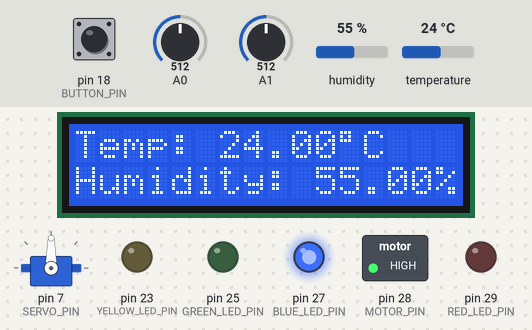
A sketch run on a simulated Arduino Mega 2560, built with avr-gcc and run on an emulated ATmega2560. Parts: 16×2 character LCD, servo, switched loads named in the sketch (green lamp = pin HIGH), output pins drawn as LEDs (lit = HIGH). The inputs (shaded band) are chosen by the test bench; at power-on: A0 = 512, pin 18 (BUTTON_PIN) HIGH, A1 = 512, humidity 55 %, temperature 24 °C. The local clock reads 2024-03-15 10:24:30 at power-on unless the sketch sets it; what the sketch prints to the serial monitor is not drawn.

Above: at 1.2 s.
1.3 s: A0 set to 161
2.8 s: A0 set to 135
At 3.2 s:
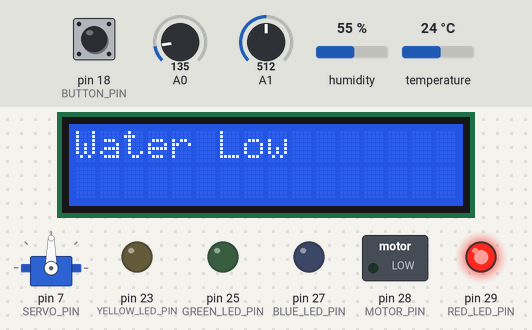
4.3 s: pin 18 (BUTTON_PIN) pulled LOW for 0.15 s
At 5.5 s:
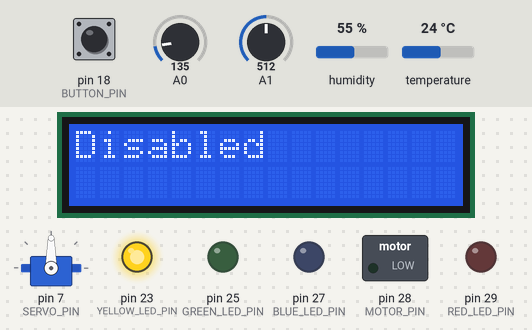
5.9 s: A1 set to 716
At 7.1 s:
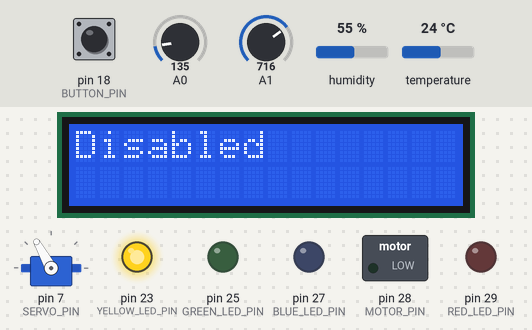
7.4 s: A1 set to 992
At 7.8 s:
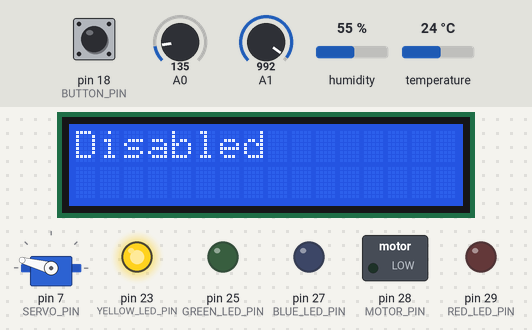
8.9 s: pin 18 (BUTTON_PIN) pulled LOW for 1 s
At 10.3 s:
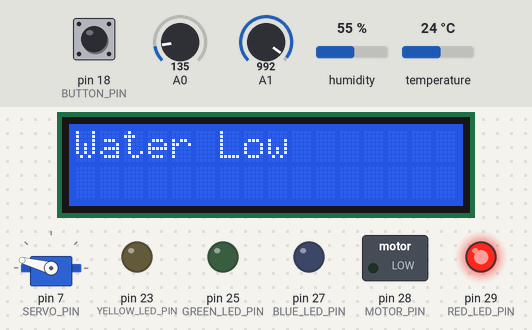
Timing chart, 0 to 11.9 s (numbered marks = the images above; inputs shaded):
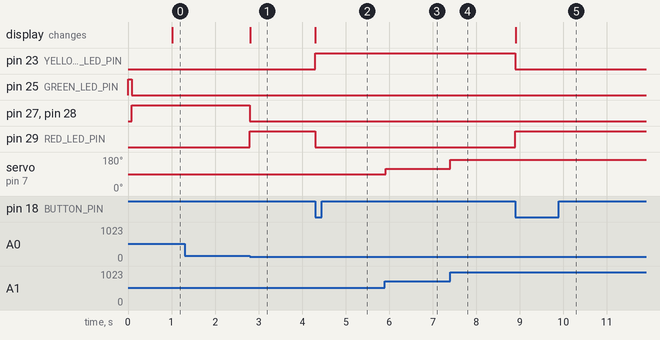

Measured:
- the behaviour switches between 150 and 149 on A0 (found by bisection; images 0 and 1)
- after the input at 1.3 s, every drawn part: stays the same
- after the input at 2.8 s, pin 27 (BLUE_LED_PIN), pin 28 (MOTOR_PIN): HIGH → LOW at once; pin 29 (RED_LED_PIN): LOW → HIGH at once; the display: changes at once (image 1)
- after the input at 4.3 s, pin 23 (YELLOW_LED_PIN): LOW → HIGH at once; pin 29 (RED_LED_PIN): HIGH → LOW at once; the display: changes at once (image 2)
- after the input at 5.9 s, servo on pin 7 (SERVO_PIN): 90° → 119° at once
- after the input at 7.4 s, servo on pin 7 (SERVO_PIN): 119° → 165° at once
- after the input at 8.9 s, pin 23 (YELLOW_LED_PIN): HIGH → LOW at once; pin 29 (RED_LED_PIN): LOW → HIGH at once; the display: changes at once (image 5)

The sketch:

CPE301_Project.ino
```cpp
#include <Wire.h>
#include "RTClib.h"
#include <LiquidCrystal.h>
#include <DHT.h>
#include <Servo.h>

#define DECL_REG_U8(name, addr) volatile unsigned char *name = (volatile unsigned char *)addr;
#define DECL_REG_U16(name, addr) volatile unsigned int *name = (volatile unsigned int *)addr;

class SwampCooler;
class StateInterface;
class DisabledState;
class IdleState;
class RunningState;
class ErrorState;

int getWaterLevel();
int getTemperature();
int getHumidity();

void disableAll();
void setDisabledOutputs();
void setIdleOutputs();
void setRunningOutputs();
void setErrorOutputs();
void updateLCDStats();
void printRTCTime();
void adcInit();
unsigned int adcRead(unsigned char adc_channel_num);

///PORTA Registers
volatile unsigned char *porta = (unsigned char *)0x22;
volatile unsigned char *pina = (unsigned char *)0x20;
volatile unsigned char *ddra = (unsigned char *)0x21;

///Position of LEDs and motor on PORTA
const unsigned char PORTA_YELLOW = 1;
const unsigned char PORTA_GREEN = 3;
const unsigned char PORTA_BLUE = 5;
const unsigned char PORTA_MOTOR = 6;
const unsigned char PORTA_RED = 7;

///Analog read registers
DECL_REG_U8(myADCSRA, 0x7A);
DECL_REG_U8(myADCSRB, 0x7B);
DECL_REG_U8(myADMUX, 0x7C);
DECL_REG_U8(myDIDR0, 0x7E);
DECL_REG_U8(myADCL, 0x78);
DECL_REG_U8(myADCH, 0x79);

// interrupt registers
DECL_REG_U8(myEIMSK, 0x3D);
DECL_REG_U8(myEICRA, 0x69);

// Button registers
DECL_REG_U8(myDDRD, 0x2A);
DECL_REG_U8(myPORTD, 0x2B);

/// The pin for the water sensor
const unsigned char WATER_SENSOR_PIN = 0;

/// The pin for the disable button
const unsigned char BUTTON_PIN = 18;

/// The pin for the dht sensor
const unsigned char DHT_PIN = 19;

/// The pin for the servo
const unsigned char SERVO_PIN = 7;

/// The yellow led pin
const unsigned char YELLOW_LED_PIN = 23;
/// The green led pin
const unsigned char GREEN_LED_PIN = 25;
/// The blue led pin
const unsigned char BLUE_LED_PIN = 27;
/// The red led pin
const unsigned char RED_LED_PIN = 29;

/// The motor pin
const unsigned char MOTOR_PIN = 28;

/// The time between lcd updates in ms. The DHT sensor only updates around 1Hz. The LCD also cannot display constantly.
const unsigned long LCD_UPDATE_INTERVAL = 1000;

/// The time between servo updates in ms.
const unsigned long SERVO_UPDATE_INTERVAL = 50;

/// The low water analog reading limit
int lowWaterThreshold = 150;

/// The upper limit on the temperature, in degrees Celcius
float tempHighThreshold = 23.0;

/// The lower limit on the temperature, in degrees Celcius
float tempLowThreshold = 19.0;

/// The lcd display for DHT sensor readings
LiquidCrystal lcd(12, 11, 5, 4, 3, 2);

/// The DHT Temperature and Humidity sensor
DHT dht(DHT_PIN, DHT11);

/// Real time clock module
RTC_DS1307 rtc;

/// The current Date and Time
DateTime now;

/// The servo for vent control
Servo servo;

/// Holds latest water level
unsigned int waterLevel = 0;

/// The current servo angle.
unsigned int servoAngle = 90;

/// Holds latest temperature reading. Is Nan before readings are taken.
float temperature = NAN;

/// Holds latest humidity reading. Is Nan before readings are taken.
float humidity = NAN;

/// Is true when the button has been pressed. Must be manually reset with `buttonPressed = false`.
volatile bool buttonPressed = false;

/// The time of the last lcd update
unsigned long lastLCDUpdate = 0;

/// The time of the last servo update
unsigned long lastServoUpdate = 0;

/// An enum of every possible state of a `SwampCooler`
enum State
{
  Disabled = 0,
  Idle = 1,
  Running = 2,
  Error = 3,
};

class StateInterface
{
protected:
  SwampCooler *sc;

public:
  virtual void disable_enable() = 0;
  virtual void checkWater() = 0;
  virtual void checkTemp() = 0;
  virtual void updateLCD() = 0;
};

class DisabledState : public StateInterface
{
public:
  DisabledState(SwampCooler *s);
  void disable_enable();
  void checkWater();
  void checkTemp();
  void updateLCD();
};

class IdleState : public StateInterface
{
public:
  IdleState(SwampCooler *s);
  void disable_enable();
  void checkWater();
  void checkTemp();
  void updateLCD();
};

class RunningState : public StateInterface
{
public:
  RunningState(SwampCooler *s);
  void disable_enable();
  void checkWater();
  void checkTemp();
  void updateLCD();
};

class ErrorState : public StateInterface
{
public:
  ErrorState(SwampCooler *s);
  void disable_enable();
  void checkWater();
  void checkTemp();
  void updateLCD();
};

class SwampCooler
{
  StateInterface *currentstate;
  DisabledState disabled;
  IdleState idle;
  RunningState running;
  ErrorState error;

public:
  State state;

  SwampCooler();
  void update();
  void setDisabled();
  void setIdle();
  void setRunning();
  void setError();
};

//********************DisabledState Methods********************
DisabledState::DisabledState(SwampCooler *s)
{
  sc = s;
}

void DisabledState::disable_enable()
{
  sc->setIdle();
}

void DisabledState::checkWater()
{
}

void DisabledState::checkTemp()
{
}

/// Updates the LCD for the disabled state
void DisabledState::updateLCD()
{
  // Do nothing. LCD was populated during state transition.
}

//********************IdleState Methods********************
IdleState::IdleState(SwampCooler *s)
{
  sc = s;
}

void IdleState::disable_enable()
{
  sc->setDisabled();
}

void IdleState::checkWater()
{
  if (getWaterLevel() < lowWaterThreshold)
    sc->setError();
}

void IdleState::checkTemp()
{
  // Update humidity stat
  getHumidity();

  if (getTemperature() > tempHighThreshold)
    sc->setRunning();
}

/// Update LCD for the idle state
void IdleState::updateLCD()
{
  updateLCDStats();
}

//********************RunningState Methods********************
RunningState::RunningState(SwampCooler *s)
{
  sc = s;
}

void RunningState::disable_enable()
{
  sc->setDisabled();
}

void RunningState::checkWater()
{
  if (getWaterLevel() < lowWaterThreshold)
  {
    Serial.print("Motor off, Changed state to error on: ");
    printRTCTime();
    sc->setError();
  }
}

void RunningState::checkTemp()
{
  if (getTemperature() < tempLowThreshold)
  {
    Serial.print("Motor off, Changed state to idle on: ");
    printRTCTime();
    sc->setIdle();
  }
}

/// Update LCD for the Running state
void RunningState::updateLCD()
{
  // Update humidity stat
  getHumidity();
  updateLCDStats();
}

//********************ErrorState Methods********************
ErrorState::ErrorState(SwampCooler *s)
{
  sc = s;
}

void ErrorState::disable_enable()
{
  sc->setDisabled();
}

void ErrorState::checkWater()
{
  if (getWaterLevel() > lowWaterThreshold)
    sc->setIdle();
}

void ErrorState::checkTemp()
{
}

/// Update the lcd for the Error state
void ErrorState::updateLCD()
{
  // Do nothing. LCD was written to during state transition.
}

//********************SwampCooler Methods********************

SwampCooler::SwampCooler() : disabled{this}, idle{this}, running{this}, error{this}
{
  setIdle();
}

void SwampCooler::update()
{
  if (buttonPressed)
  {
    currentstate->disable_enable();
    buttonPressed = false;
  }

  currentstate->checkWater();
  currentstate->checkTemp();

  unsigned long time = millis();
  if (time - lastLCDUpdate > LCD_UPDATE_INTERVAL)
  {
    currentstate->updateLCD();
    lastLCDUpdate = time;
  }

  if (time - lastServoUpdate > SERVO_UPDATE_INTERVAL)
  {
    unsigned int reading = adcRead(1);

    reading /= 6; // 1024 / 180 = 5.688, close enough. Avoid floats for speed.

    unsigned int diff = reading > servoAngle ? reading - servoAngle : servoAngle - reading;
    if (diff > 10)
    {
      servo.write(reading);
      servoAngle = reading;
    }

    lastServoUpdate = time;
  }
}

/// Transition to the disabled state
void SwampCooler::setDisabled()
{
  setDisabledOutputs();
  state = State::Disabled;
  currentstate = &disabled;
  currentstate->updateLCD();
}

/// Transition to the idle state
void SwampCooler::setIdle()
{
  state = State::Idle;
  setIdleOutputs();
  currentstate = &idle;
}

/// Transition to the running state
void SwampCooler::setRunning()
{
  setRunningOutputs();
  state = State::Running;
  currentstate = &running;
}

/// Transition to the error state
void SwampCooler::setError()
{
  setErrorOutputs();
  state = State::Error;
  currentstate = &error;
}

//***************OUTPUT FUNCTIONS****************
void disableAll()
{
  /// Disable all LEDs and motor
  *porta &= 0b00010101;
}

void setDisabledOutputs()
{
  disableAll();

  /// Set Yellow LED to high
  *porta |= (1 << PORTA_YELLOW);

  lcd.clear();
  lcd.setCursor(0, 0);
  lcd.print("Disabled");
}

void setIdleOutputs()
{
  disableAll();

  /// Enable Green LED
  *porta |= (1 << PORTA_GREEN);
}

void setRunningOutputs()
{
  disableAll();
  Serial.print("Motor on, Changed state to running on: ");
  printRTCTime();

  /// Enable blue LED
  *porta |= (1 << PORTA_BLUE);
  *porta |= (1 << PORTA_MOTOR);
}

void setErrorOutputs()
{
  disableAll();

  /// Enable Red LED
  *porta |= (1 << PORTA_RED);

  lcd.clear();
  lcd.setCursor(0, 0);
  lcd.print("Water Low");
}

/// Get the water level and cache it the result in `waterlevel`
int getWaterLevel()
{
  unsigned int reading = adcRead(0);
  unsigned int diff = waterLevel > reading ? waterLevel - reading : reading - waterLevel;
  if (diff > 5)
    waterLevel = reading;

  return waterLevel;
}

/// Get the temperature and cache the result in `temperature`
int getTemperature()
{
  temperature = dht.readTemperature();
  return temperature;
}

/// Get the temperature and cache the result in `humidity`
int getHumidity()
{
  humidity = dht.readHumidity();
  return humidity;
}

/// Update the lcd with humidity and temperature stats
void updateLCDStats()
{
  lcd.clear();
  lcd.setCursor(0, 0);

  lcd.print("Temp: ");
  lcd.print(temperature);
  lcd.print("\xDF"
            "C");

  lcd.setCursor(0, 1);

  lcd.print("Humidity: ");
  lcd.print(humidity);
  lcd.print("%");
}

/// Print time using RTC
void printRTCTime()
{
  Serial.print(now.year(), DEC);
  Serial.print('/');
  Serial.print(now.month(), DEC);
  Serial.print('/');
  Serial.print(now.day(), DEC);
  Serial.print(" at ");
  Serial.print(now.hour(), DEC);
  Serial.print(':');
  Serial.print(now.minute(), DEC);
  Serial.print(':');
  Serial.print(now.second(), DEC);
  Serial.println();
}

/// Init ADC
void adcInit()
{
  // 7: enable adc, 2-0: 128 prescaler
  *myADCSRA = 0b10000111;

  // reset channel
  *myADMUX = 0b01000000;
}

/// Read ADC value from channel
unsigned int adcRead(unsigned char adc_channel)
{
  // Set Channel
  *myADMUX = (*myADMUX & 0b11111000) | (adc_channel & 0b00000111);

  // Set MUX5 to 0
  *myADCSRB &= ~0b00001000;

  // Start Reading
  *myADCSRA |= 0b01000000;

  // Wait
  while ((*myADCSRA & 0x40) != 0)
    ;

  unsigned int low = *myADCL;
  unsigned int high = *myADCH;

  return (high << 8) | low;
}

//************MAIN***************

SwampCooler swampcooler;

/// The time in millis since arduino startup of the last button press. Used for debouncing.
volatile unsigned long lastButtonPressTime = 0;
/// The time between button presses.
volatile unsigned long buttonPressDebounceThreshold = 200;

/// Whether the last button event was high
volatile bool lastButtonWasHigh = false;

/// ISR handler for button presses
void processButtonPressISR()
{
  unsigned long currentButtonPressTime = millis();

  if (currentButtonPressTime - lastButtonPressTime > buttonPressDebounceThreshold)
    buttonPressed = true;

  lastButtonPressTime = currentButtonPressTime;
}

ISR(INT3_vect)
{
  unsigned long currentButtonPressTime = millis();

  if (currentButtonPressTime - lastButtonPressTime > buttonPressDebounceThreshold)
    buttonPressed = true;

  lastButtonPressTime = currentButtonPressTime;
}

void setup()
{
  Serial.begin(9600);

  // initialize analog read
  adcInit();

  // initialize RTC module
  Wire.begin();
  rtc.begin();
  now = rtc.now();

  // configure button pin
  *myDDRD &= ~0b00001000;
  *myPORTD |= 0x01 << 3;

  // Set LED and motor pinmodes
  *ddra |= 0b11101010;

  // Setup button ISR int3
  *myEIMSK |= 0b00001000;
  // Falling edge for int3
  *myEICRA |= 0b10000000;

  //Initialize lcd
  lcd.begin(16, 2);

  //Initialize Temp/Humidity sensor
  dht.begin();

  //Initialize servo
  servo.attach(SERVO_PIN);
}

void loop()
{
  swampcooler.update();
  now = rtc.now(); //load current time from rtc into "now"
}
```
